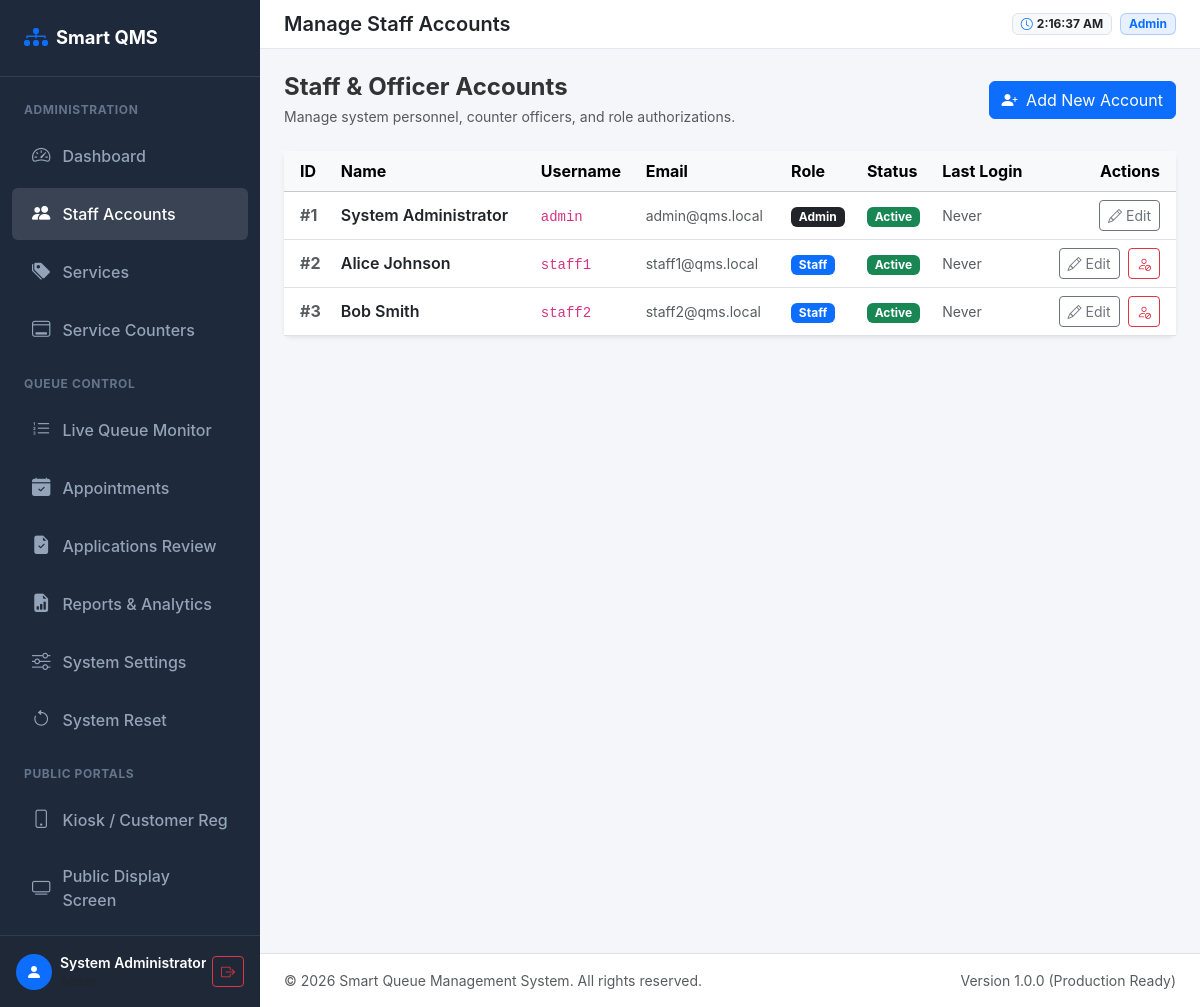
The app's page /admin/users/index.php (signed in), older data.
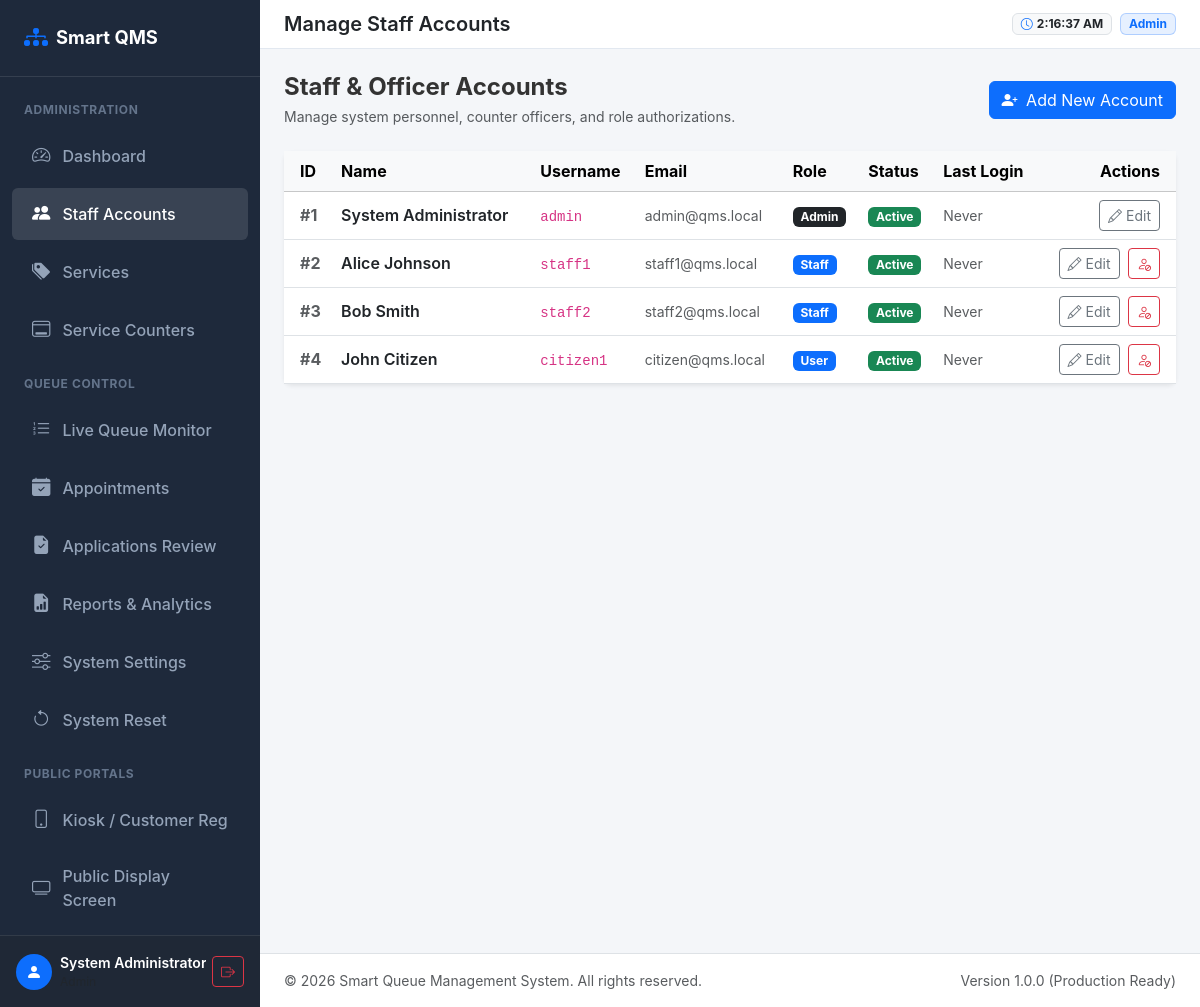
The same page, newer data.
### tables this page shows
CREATE TABLE `users` (
    `id` INT AUTO_INCREMENT PRIMARY KEY,
    `name` VARCHAR(100) NOT NULL,
    `username` VARCHAR(50) NOT NULL UNIQUE,
    `email` VARCHAR(100) NOT NULL UNIQUE,
    `password` VARCHAR(255) NOT NULL,
    `role_id` INT NOT NULL,
    `ic_number` VARCHAR(30) DEFAULT NULL,
    `phone` VARCHAR(30) DEFAULT NULL,
    `address` TEXT DEFAULT NULL,
    `status` ENUM('active', 'inactive') NOT NULL DEFAULT 'active',
    `last_login` DATETIME DEFAULT NULL,
    `created_at` DATETIME DEFAULT CURRENT_TIMESTAMP,
    `updated_at` DATETIME DEFAULT CURRENT_TIMESTAMP ON UPDATE CURRENT_TIMESTAMP,
    FOREIGN KEY (`role_id`) REFERENCES `roles` (`id`) ON DELETE RESTRICT
);

CREATE TABLE `roles` (
    `id` INT AUTO_INCREMENT PRIMARY KEY,
    `role_name` VARCHAR(50) NOT NULL UNIQUE,
    `description` VARCHAR(255) DEFAULT NULL,
    `created_at` DATETIME DEFAULT CURRENT_TIMESTAMP
);

### includes/functions.php (called while the page is built, shortened)
<?php
function e(?string $string): string {
    return htmlspecialchars($string ?? '', ENT_QUOTES, 'UTF-8');
}

### admin/users/index.php (the view, shortened to what this page needs)
<?php
$pageTitle = 'Manage Staff Accounts';
$pdo = Database::getConnection();
$users = $pdo->query("SELECT u.*, r.role_name
                      FROM `users` u
                      JOIN `roles` r ON u.role_id = r.id
                      ORDER BY u.id ASC")->fetchAll();
require_once __DIR__ . '/../../includes/header.php';
require_once __DIR__ . '/../../includes/sidebar.php';
?>
<div class="d-flex justify-content-between align-items-center mb-4">
    <div>
        <h4 class="fw-bold mb-1">Staff & Officer Accounts</h4>
        <p class="text-muted small mb-0">Manage system personnel, counter officers, and role authorizations.</p>
    </div>
    <button type="button" class="btn btn-primary" data-bs-toggle="modal" data-bs-target="#createUserModal">
        <i class="bi bi-person-plus-fill me-1"></i> Add New Account
    </button>
</div>
<div class="card border-0 shadow-sm rounded-3">
    <div class="card-body p-0">
        <div class="table-responsive">
            <table class="table table-hover align-middle mb-0">
                <thead class="table-light">
                    <tr>
                        <th class="ps-3">ID</th>
                        <th>Name</th>
                        <th>Username</th>
                        <th>Email</th>
                        <th>Role</th>
                        <th>Status</th>
                        <th>Last Login</th>
                        <th class="text-end pe-3">Actions</th>
                    </tr>
                </thead>
                <tbody>
                    <?php foreach ($users as $u): ?>
                        <tr>
                            <td class="ps-3 fw-bold text-muted">#<?= $u['id'] ?></td>
                            <td class="fw-semibold text-dark"><?= e($u['name']) ?></td>
                            <td><code><?= e($u['username']) ?></code></td>
                            <td class="text-muted small"><?= e($u['email']) ?></td>
                            <td>
                                <span class="badge <?= $u['role_name'] === 'Admin' ? 'bg-dark' : 'bg-primary' ?>">
                                    <?= e($u['role_name']) ?>
                                </span>
                            </td>
                            <td>
                                <span class="badge <?= $u['status'] === 'active' ? 'bg-success' : 'bg-danger' ?>">
                                    <?= ucfirst($u['status']) ?>
                                </span>
                            </td>
                            <td class="small text-muted"><?= $u['last_login'] ? e($u['last_login']) : 'Never' ?></td>
                            <td class="text-end pe-3">
                                <button type="button" class="btn btn-sm btn-outline-secondary edit-user-btn"
                                    data-id="<?= $u['id'] ?>"
                                    data-name="<?= e($u['name']) ?>"
                                    data-email="<?= e($u['email']) ?>"
                                    data-role="<?= $u['role_id'] ?>"
                                    data-status="<?= $u['status'] ?>"
                                    data-bs-toggle="modal" data-bs-target="#editUserModal">
                                    <i class="bi bi-pencil"></i> Edit
                                </button>
                                <?php if ($u['id'] !== (int)$_SESSION['user_id']): ?>
                                    <form method="POST" action="" class="d-inline ms-1" onsubmit="return confirm('Toggle status for this user?');">
                                        <button type="submit" class="btn btn-sm <?= $u['status'] === 'active' ? 'btn-outline-danger' : 'btn-outline-success' ?>">
                                            <i class="bi <?= $u['status'] === 'active' ? 'bi-person-slash' : 'bi-person-check' ?>"></i>
                                        </button>
                                    </form>
                                <?php endif; ?>
                            </td>
                        </tr>
                    <?php endforeach; ?>
                </tbody>
            </table>
        </div>
    </div>
</div>
<?php require_once __DIR__ . '/../../includes/footer.php'; ?>

### includes/header.php (shortened to what this page needs)
<?php
$pageTitle = $pageTitle ?? APP_NAME;
?>
<!DOCTYPE html>
<html lang="en">
<head>
    <link href="https://cdn.jsdelivr.net/npm/bootstrap@5.3.3/dist/css/bootstrap.min.css" rel="stylesheet">
    <link href="https://cdn.jsdelivr.net/npm/bootstrap-icons@1.11.3/font/bootstrap-icons.min.css" rel="stylesheet">
    <link href="<?= BASE_URL ?>/assets/css/style.css" rel="stylesheet">
</head>
<body>
<div class="app-wrapper">

### includes/sidebar.php (shortened to what this page needs)
<?php
$currentUri = $_SERVER['REQUEST_URI'] ?? '';
$role = $_SESSION['role_name'] ?? '';
?>
<aside class="app-sidebar d-flex flex-column" id="appSidebar">
    <div class="sidebar-brand d-flex justify-content-between align-items-center">
        <a href="<?= BASE_URL ?>/index.php" class="text-white text-decoration-none d-flex align-items-center">
            <i class="bi bi-diagram-3-fill text-primary me-2 fs-4"></i>
            <span>Smart QMS</span>
        </a>
    </div>
    <div class="flex-grow-1 overflow-auto py-2">
        <?php if ($role === 'Admin'): ?>
            <div class="nav-header">Administration</div>
            <ul class="nav flex-column">
                <li class="nav-item">
                    <a class="nav-link <?= strpos($currentUri, 'dashboard.php') !== false ? 'active' : '' ?>" href="<?= BASE_URL ?>/admin/dashboard.php">
                        <i class="bi bi-speedometer2"></i> Dashboard
                    </a>
                </li>
                <li class="nav-item">
                    <a class="nav-link <?= strpos($currentUri, '/users/') !== false ? 'active' : '' ?>" href="<?= BASE_URL ?>/admin/users/index.php">
                        <i class="bi bi-people-fill"></i> Staff Accounts
                    </a>
                </li>
                <li class="nav-item">
                    <a class="nav-link <?= strpos($currentUri, '/services/') !== false ? 'active' : '' ?>" href="<?= BASE_URL ?>/admin/services/index.php">
                        <i class="bi bi-tags-fill"></i> Services
                    </a>
                </li>
                <li class="nav-item">
                    <a class="nav-link <?= strpos($currentUri, '/counters/') !== false ? 'active' : '' ?>" href="<?= BASE_URL ?>/admin/counters/index.php">
                        <i class="bi bi-window-desktop"></i> Service Counters
                    </a>
                </li>
            </ul>
            <div class="nav-header">Queue Control</div>
            <ul class="nav flex-column">
                <li class="nav-item">
                    <a class="nav-link <?= strpos($currentUri, '/queues/') !== false ? 'active' : '' ?>" href="<?= BASE_URL ?>/admin/queues/index.php">
                        <i class="bi bi-list-ol"></i> Live Queue Monitor
                    </a>
                </li>
                <li class="nav-item">
                    <a class="nav-link <?= strpos($currentUri, '/appointments/') !== false ? 'active' : '' ?>" href="<?= BASE_URL ?>/admin/appointments/index.php">
                        <i class="bi bi-calendar-check-fill"></i> Appointments
                    </a>
                </li>
                <li class="nav-item">
                    <a class="nav-link <?= strpos($currentUri, '/applications/') !== false ? 'active' : '' ?>" href="<?= BASE_URL ?>/admin/applications/index.php">
                        <i class="bi bi-file-earmark-check-fill"></i> Applications Review
                    </a>
                </li>
                <li class="nav-item">
                    <a class="nav-link <?= strpos($currentUri, '/reports/') !== false ? 'active' : '' ?>" href="<?= BASE_URL ?>/admin/reports/index.php">
                        <i class="bi bi-file-earmark-bar-graph-fill"></i> Reports & Analytics
                    </a>
                </li>
                <li class="nav-item">
                    <a class="nav-link <?= strpos($currentUri, '/settings/') !== false ? 'active' : '' ?>" href="<?= BASE_URL ?>/admin/settings/index.php">
                        <i class="bi bi-sliders"></i> System Settings
                    </a>
                </li>
                <li class="nav-item">
                    <a class="nav-link <?= strpos($currentUri, 'system_reset.php') !== false ? 'active' : '' ?>" href="<?= BASE_URL ?>/admin/system_reset.php">
                        <i class="bi bi-arrow-counterclockwise"></i> System Reset
                    </a>
                </li>
            </ul>
        <?php endif; ?>
        <div class="nav-header">Public Portals</div>
        <ul class="nav flex-column">
            <li class="nav-item">
                <a class="nav-link" href="<?= BASE_URL ?>/customer/index.php" target="_blank">
                    <i class="bi bi-phone"></i> Kiosk / Customer Reg
                </a>
            </li>
            <li class="nav-item">
                <a class="nav-link" href="<?= BASE_URL ?>/display/index.php" target="_blank">
                    <i class="bi bi-tv"></i> Public Display Screen
                </a>
            </li>
        </ul>
    </div>
    <div class="p-3 border-top border-secondary border-opacity-25 bg-dark bg-opacity-25">
        <div class="d-flex align-items-center justify-content-between">
            <div class="d-flex align-items-center overflow-hidden">
                <div class="bg-primary text-white rounded-circle d-flex align-items-center justify-content-center me-2" style="width: 36px; height: 36px; min-width: 36px;">
                    <i class="bi bi-person-fill"></i>
                </div>
                <div class="text-truncate">
                    <div class="fw-semibold text-white text-truncate small"><?= e($_SESSION['user_name'] ?? 'User') ?></div>
                    <div class="text-muted text-truncate" style="font-size: 0.75rem;"><?= e($_SESSION['role_name'] ?? 'Guest') ?></div>
                </div>
            </div>
            <a href="<?= BASE_URL ?>/auth/logout.php" class="btn btn-sm btn-outline-danger" title="Logout">
                <i class="bi bi-box-arrow-right"></i>
            </a>
        </div>
    </div>
</aside>
<div class="app-main">
    <nav class="app-navbar d-flex align-items-center justify-content-between">
        <div class="d-flex align-items-center overflow-hidden me-2">
            <h5 class="mb-0 fw-semibold text-dark text-truncate"><?= e($pageTitle) ?></h5>
        </div>
        <div class="d-flex align-items-center gap-2 flex-shrink-0">
            <span class="badge bg-light text-dark border px-2 py-1 d-none d-sm-inline-flex align-items-center">
                <i class="bi bi-clock me-1 text-primary"></i> <span id="systemClock"><?= date('H:i:s') ?></span>
            </span>
            <span class="badge bg-primary bg-opacity-10 text-primary border border-primary border-opacity-25 px-2 py-1">
                <?= e($_SESSION['role_name'] ?? 'Guest') ?>
            </span>
        </div>
    </nav>
    <main class="app-content">

### includes/footer.php (shortened to what this page needs)
    </main>
    <footer class="bg-white border-top py-3 px-4 text-center text-muted small">
        <div class="d-flex justify-content-between align-items-center">
            <span>&copy; <?= date('Y') ?> <?= e(APP_NAME) ?>. All rights reserved.</span>
            <span>Version 1.0.0 (Production Ready)</span>
        </div>
    </footer>
</div>
</div>
</body>
</html>

### assets/css/style.css (style rules this page uses)
:root { --qms-primary: #0d6efd; --qms-secondary: #6c757d; --qms-success: #198754; --qms-info: #0dcaf0; --qms-warning: #ffc107; --qms-danger: #dc3545; --qms-dark: #212529; --sidebar-width: 260px; }
body { font-family: -apple-system, BlinkMacSystemFont, "Segoe UI", Roboto, "Helvetica Neue", Arial, sans-serif; color: #333333; background-color: #f4f6f9; }
.app-wrapper { display: flex; min-height: 100vh; }
.app-sidebar { width: var(--sidebar-width); background-color: #1e293b; color: #cbd5e1; flex-shrink: 0; transition: all 0.3s ease; }
.app-sidebar .sidebar-brand { padding: 1.25rem 1.5rem; font-size: 1.15rem; font-weight: 700; color: #ffffff; display: flex; align-items: center; border-bottom: 1px solid rgba(255, 255, 255, 0.1); text-decoration: none; }
.app-sidebar .nav-link { color: #94a3b8; padding: 0.75rem 1.25rem; font-weight: 500; display: flex; align-items: center; border-radius: 0.375rem; margin: 0.2rem 0.75rem; transition: all 0.2s ease; }
.app-sidebar .nav-link i { font-size: 1.15rem; margin-right: 0.75rem; }
.app-sidebar .nav-link:hover, .app-sidebar .nav-link.active { color: #ffffff; background-color: rgba(255, 255, 255, 0.12); }
.app-sidebar .nav-header { font-size: 0.75rem; text-transform: uppercase; letter-spacing: 0.05em; color: #64748b; padding: 1rem 1.5rem 0.5rem; font-weight: 700; }
.app-main { flex-grow: 1; display: flex; flex-direction: column; min-width: 0; }
.app-navbar { background-color: #ffffff; border-bottom: 1px solid #e2e8f0; padding: 0.75rem 1.5rem; }
.app-content { flex-grow: 1; padding: 1.5rem; }

Row changes from the older to the newer data that the page shows:
added users: id "4", name "John Citizen", username "citizen1", email "citizen@qms.local", role.role_name "User", status "Active", shows "Never"
